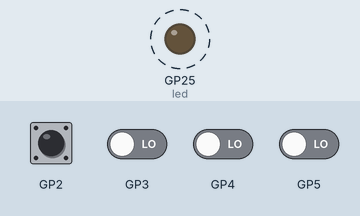
Bench run of a program on a simulated Raspberry Pi Pico running MicroPython. Parts: output pins drawn as LEDs (lit = HIGH). Dashed ring = blinking. Inputs (shaded band) come from the test bench; at power-on: GP2–5 LOW. What the program prints to the serial console is not drawn.

Above: at 1.2 s.
1.3 s: GP2 pulsed HIGH 2 times (0.12 s each, 0.3 s apart)
4.3 s: GP2 driven HIGH
7.3 s: GP3 driven HIGH
10.3 s: GP3 driven LOW
13.3 s: GP2 driven LOW
Timing chart, 0 to 17.3 s (numbered marks = the images above; inputs shaded):
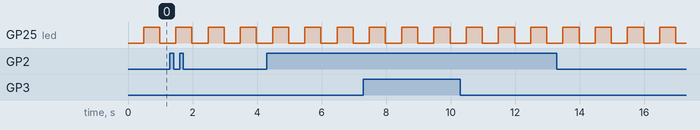

The program:

main.py
```python
"""Firmware Pico — comptage des 4 capteurs d'odométrie, trames vers le Pi.

Cible : Raspberry Pi Pico sous **MicroPython**, à déposer comme `main.py` avec
`odom_protocol.py` à côté (voir README.md).

⚠️ RÈGLE NON NÉGOCIABLE (étude §6) : **le Pico ne commande RIEN.** Il lit, il
compte, il rapporte. Il n'est pas sur le chemin de commande des roues. Si ce
lien meurt, on perd l'odométrie — donc la navigation autonome s'arrête — mais
AUCUN rempart de sécurité ne tombe : le deadman 400 ms de `wheels_node` reste
intact. Une panne d'odométrie ne peut produire qu'un arrêt, jamais un
emballement. Rien dans ce fichier ne doit jamais piloter une sortie.

Architecture, et pourquoi le PIO :
    Chaque roue a sa propre machine à états PIO qui SURVEILLE ses 2 broches et
    pousse le nouvel état de 2 bits dans sa FIFO à chaque changement. Le CPU
    vide les FIFO et décode (`odom_protocol.QuadratureDecoder`).

    L'intérêt n'est pas la vitesse — à 1 m/s chaque capteur ne sort que ~13
    impulsions/s, un facteur mille sous ce qu'un RP2040 encaisse. L'intérêt est
    l'ÉLASTICITÉ : la FIFO absorbe les pauses du ramasse-miettes MicroPython et
    tout retard de la boucle principale. Aucun front ne peut être manqué parce
    que le CPU regardait ailleurs — c'est précisément le défaut qui a fait
    écarter un comptage en Python sur le Pi 4.

    Et le `push()` est BLOQUANT : FIFO pleine, la machine à états attend au
    lieu de jeter l'événement. On peut prendre du retard, jamais perdre un pas.
"""

import sys

from machine import Pin, WDT
from micropython import const
from utime import ticks_diff, ticks_ms, sleep_ms

import rp2

from odom_protocol import QuadratureDecoder, build_frame

# ---------------------------------------------------------------------------
#  Brochage — DÉFINITIF, identique au schéma KiCad (wheel-odometry) et à la
#  plaque à trous de l'étape 2. Le firmware validé à l'établi est ainsi
#  exactement celui qui tournera sur la carte gravée.
# ---------------------------------------------------------------------------

GP_GAUCHE_A = const(2)      # ODO_LA — roue gauche, capteur A
# ODO_LB = GP3, contigu : la machine à états lit 2 broches à partir de la base.
GP_DROITE_A = const(4)      # ODO_RA — roue droite, capteur A
# ODO_RB = GP5, contigu.

# ⚠️ GP25 = LED intégrée DU PICO. Sur une **RP2040-Zero** (envisagée le 30/08)
# il n'y a PAS de LED sur GP25 : la carte porte une WS2812 RGB sur GP16.
# Le piège est muet — `Pin(25, Pin.OUT)` ne lève aucune erreur, la broche existe
# sur la puce, elle ne va simplement nulle part : le témoin de vie meurt sans
# un seul message, et c'est le premier moyen de savoir si le firmware tourne
# sans brancher d'ordinateur. Si on passe à la Zero : NE PAS importer un pilote
# NeoPixel pour ça — la carte prévoit déjà une LED de diagnostic par canal
# (étude §8 étape 4), en ajouter une sur un GPIO libre garde ce fichier simple.
GP_LED = const(25)          # LED intégrée : témoin de vie (Pico uniquement)

# Sens de comptage. INCONNU tant que le protocole caméra n'a pas été fait :
# il dépend du câblage et du montage de chaque roue. On ne le devine pas, on
# le MESURE (roue en l'air, on pousse la roue vers l'avant à la main, le
# compteur doit monter). Tant que ce n'est pas fait, ces deux valeurs sont des
# hypothèses assumées, pas des vérités.
INVERSER_GAUCHE = False
INVERSER_DROITE = False

# La carte fournit un rappel de 10 kΩ vers le 3,3 V (étude §5) : c'est LUI qui
# fabrique le niveau haut, le capteur NPN ne sachant que tirer vers la masse.
# Mettre True UNIQUEMENT pour un essai d'établi sans la carte — le rappel
# interne (~50 kΩ) suffit à voir bouger un signal, pas à tenir un câble d'1 m
# le long d'un moteur à balais.
RAPPEL_INTERNE = False

PERIODE_TRAME_MS = const(20)        # 50 Hz, comme prévu à l'étude §6
PERIODE_STAT_MS = const(5000)       # bilan de santé, plus lent (diagnostic)
WDT_MS = const(4000)                # chien de garde : le Pico se relance seul
FREQ_PIO = const(500_000)           # 100 k échantillons/s après la boucle de 5
                                    # instructions — 4 décades au-dessus du
                                    # besoin, et ça filtre les glitches < 10 µs


# ---------------------------------------------------------------------------
#  La machine à états PIO : « pousse l'état quand il change »
# ---------------------------------------------------------------------------
#
# Cinq instructions, aucune arithmétique : c'est volontaire. Tout le décodage
# (donc tout ce qui peut être FAUX) vit dans odom_protocol.py, testé sur
# l'hôte. Le PIO ne fait que ce qu'on ne peut pas tester ailleurs : regarder
# des broches sans jamais cligner.
#
# fifo_join=JOIN_RX donne 8 mots de profondeur au lieu de 4. À ~13 événements
# par seconde et par roue pour une lecture toutes les 20 ms, c'est un matelas
# de plusieurs secondes.

@rp2.asm_pio(autopush=False, in_shiftdir=rp2.PIO.SHIFT_LEFT,
             fifo_join=rp2.PIO.JOIN_RX)
def surveiller_etat():
    # État de départ dans X, sans rien pousser : au démarrage il n'y a pas de
    # transition, donc pas de pas (le décodeur ignore de toute façon son
    # premier état — ceinture et bretelles).
    mov(isr, null)
    in_(pins, 2)
    mov(x, isr)

    wrap_target()
    mov(isr, null)
    in_(pins, 2)
    mov(y, isr)
    jmp(x_not_y, "change")
    jmp("boucle")
    label("change")
    push()                  # BLOQUANT : on attend plutôt que de jeter un pas
    mov(x, y)
    label("boucle")
    wrap()


def demarrer_machine(numero, broche_base):
    """Arme une machine à états sur 2 broches contiguës (A puis B)."""
    tirage = Pin.PULL_UP if RAPPEL_INTERNE else None
    for decalage in (0, 1):
        Pin(broche_base + decalage, Pin.IN, tirage)
    machine = rp2.StateMachine(
        numero, surveiller_etat,
        freq=FREQ_PIO,
        in_base=Pin(broche_base),
    )
    machine.active(1)
    return machine


def main():
    led = Pin(GP_LED, Pin.OUT)

    roues = (
        (demarrer_machine(0, GP_GAUCHE_A), QuadratureDecoder(INVERSER_GAUCHE)),
        (demarrer_machine(1, GP_DROITE_A), QuadratureDecoder(INVERSER_DROITE)),
    )
    gauche, droite = roues[0][1], roues[1][1]

    # Le chien de garde n'est armé qu'ICI, une fois les machines à états
    # lancées : s'il l'était avant et que l'initialisation échouait, le Pico
    # redémarrerait en boucle sans jamais laisser voir l'erreur.
    chien = WDT(timeout=WDT_MS)

    seq = 0
    prochaine_trame = ticks_ms()
    prochain_stat = ticks_ms() + PERIODE_STAT_MS

    while True:
        chien.feed()

        # 1. Vider les FIFO. À faire à CHAQUE tour, pas seulement à l'instant
        #    d'émettre : c'est ce qui garde le matelas disponible.
        for machine, decodeur in roues:
            while machine.rx_fifo():
                decodeur.update(machine.get())

        maintenant = ticks_ms()

        # 2. Émettre la trame à 50 Hz, cadence tenue par échéance absolue (et
        #    non par un sleep de 20 ms, qui dériverait du temps de la boucle).
        if ticks_diff(maintenant, prochaine_trame) >= 0:
            prochaine_trame += PERIODE_TRAME_MS
            seq += 1
            sys.stdout.write(build_frame(seq, gauche.ticks, droite.ticks))
            if seq % 25 == 0:
                led.toggle()        # ~1,2 Hz : « je tourne et j'émets »

        # 3. Bilan de santé, sur une ligne à part : le nœud ROS ignore les
        #    lignes qu'il ne connaît pas, donc le format ODO reste intact.
        #    `illegal` non nul = des fronts se perdent (entrefer trop grand,
        #    câble parasité, disque qui bat) : c'est le seul symptôme visible
        #    d'une odométrie qui commence à mentir. Il ne doit JAMAIS grimper.
        if ticks_diff(maintenant, prochain_stat) >= 0:
            prochain_stat += PERIODE_STAT_MS
            sys.stdout.write("STAT illegal_g=%d illegal_d=%d\n"
                             % (gauche.illegal, droite.illegal))

        sleep_ms(1)


main()
```

odom_protocol.py
```python
"""Logique PURE de l'odométrie : décodage quadrature + protocole de trame.

Ce module est le SEUL endroit où vit ce raisonnement, et il tourne à trois
endroits sans être recopié :

  1. sur le **Pico** (firmware `main.py`) — il produit les trames ;
  2. dans le **nœud ROS 2** côté Pi — il les relit ;
  3. dans les **tests unitaires** du dépôt (`robot/tests/unit/`) — sur l'hôte,
     sans Pico ni matériel.

C'est la règle du projet : la vérification exécute le même code que la prod.
Un décodeur de quadrature retesté « en gros » dans un test qui le réécrit ne
prouve rien — c'est exactement comme ça qu'on inverse un signe sans le voir.

⚠️ CONTRAINTE : ce fichier est copié tel quel sur le Pico, donc il doit rester
compatible **MicroPython** — pas d'annotations de type, pas de dataclasses, pas
de f-strings, aucun import de la bibliothèque standard CPython.
"""

# ---------------------------------------------------------------------------
#  Décodage de quadrature ×4
# ---------------------------------------------------------------------------
#
# L'état des deux capteurs d'une roue est un mot de 2 bits : (B << 1) | A.
# En tournant, il parcourt un code de Gray — un SEUL bit change à la fois :
#
#       00 → 01 → 11 → 10 → 00 →  (un sens)
#       00 → 10 → 11 → 01 → 00 →  (l'autre)
#
# D'où le décodage : on indexe par (état_précédent << 2) | état_courant, et la
# table donne le pas. Les 4 index où les DEUX bits changent d'un coup sont
# IMPOSSIBLES physiquement — sauf si on a raté un front. On ne les compte pas
# comme 0 en silence : on les compte à part (`illegal`), parce qu'ils sont le
# symptôme observable d'une odométrie en train de mentir.
#
# ⚠️ Le SIGNE n'est pas une vérité absolue : il dépend du câblage (quel capteur
# est A) et du sens de montage de la roue. Il se fixe par `invert`, et se
# détermine au protocole caméra — jamais depuis un fauteuil.
#
# ⚠️ À NOTER, et c'est rassurant : les PC817 inversent la logique (« métal
# détecté = niveau BAS », étude §5). Inverser les DEUX voies transforme la
# séquence 00→01→11→10 en 11→10→00→01 — le même cycle, décalé. Le SENS est
# donc inchangé par l'inversion des optocoupleurs. Il n'y a rien à corriger.

QUAD_DELTA = (
    #  vers 00  01  10  11        depuis
    0, +1, -1, 0,              # 00
    -1, 0, 0, +1,              # 01
    +1, 0, 0, -1,              # 10
    0, -1, +1, 0,              # 11
)

# Les 4 transitions où les deux bits basculent ensemble : un front a été perdu.
QUAD_ILLEGAL = (
    False, False, False, True,
    False, False, True, False,
    False, True, False, False,
    True, False, False, False,
)


class QuadratureDecoder(object):
    """Accumule les pas d'UNE roue à partir des états successifs (0..3).

    Ne connaît ni le temps, ni le matériel : on lui pousse des états, il compte.
    C'est ce qui le rend testable sans Pico.
    """

    def __init__(self, invert=False):
        self.ticks = 0          # compteur cumulé, signé
        self.illegal = 0        # transitions impossibles vues (santé du lien)
        self._state = None      # None = on n'a pas encore d'état de référence
        self._sign = -1 if invert else 1

    def update(self, state):
        """Intègre un nouvel état de 2 bits. Renvoie le pas appliqué (-1/0/+1).

        Le tout PREMIER état ne produit aucun pas : sans état précédent, il n'y
        a pas de transition, donc pas de déplacement. Compter 1 ici ajouterait
        un tick fantôme à chaque démarrage.
        """
        state &= 0x03
        if self._state is None:
            self._state = state
            return 0
        index = (self._state << 2) | state
        self._state = state
        if QUAD_ILLEGAL[index]:
            self.illegal += 1
            return 0
        step = QUAD_DELTA[index] * self._sign
        self.ticks = wrap_ticks(self.ticks + step)
        return step


# ---------------------------------------------------------------------------
#  Protocole de trame (étude §6)
# ---------------------------------------------------------------------------
#
#     ODO <seq> <ticks_gauche> <ticks_droite> <crc>\n
#
# - `seq` : compteur 16 bits qui boucle. Ce n'est PAS décoratif — c'est lui
#   qui permet au Pi de voir qu'une trame a été perdue ou que le lien est mort.
# - `ticks` : compteurs CUMULÉS et signés (pas des deltas). Choix délibéré :
#   une trame perdue ne perd alors aucune distance, la suivante rattrape tout
#   d'elle-même. Avec des deltas, chaque trame perdue serait un morceau de
#   trajet effacé pour toujours — silencieusement.
# - `crc` : CRC-8 sur le texte qui précède, en deux chiffres hexadécimaux.
#
# La trame est du TEXTE, débogable à la main par un simple `cat` sur le port.

TICKS_MODULO = 0x100000000       # les compteurs bouclent sur 32 bits signés
TICKS_SIGNE = 0x80000000
SEQ_MODULO = 0x10000             # seq boucle sur 16 bits


def wrap_ticks(value):
    """Ramène un compteur dans l'intervalle 32 bits SIGNÉ.

    Le Pico compterait en entiers illimités (Python), mais le nœud ROS doit
    savoir gérer le bouclage : autant boucler dès la source, pour que le cas
    soit exercé en permanence plutôt que découvert au bout de trois mois.
    """
    value &= (TICKS_MODULO - 1)
    if value >= TICKS_SIGNE:
        value -= TICKS_MODULO
    return value


def delta_ticks(precedent, courant):
    """Écart entre deux compteurs cumulés, bouclage 32 bits compris.

    C'est LA fonction que le nœud ROS doit utiliser — jamais `courant -
    precedent`, qui produirait un saut de 4 milliards de ticks au bouclage,
    donc un téléport dans la carte de nav2.
    """
    return wrap_ticks(courant - precedent)


def crc8(texte):
    """CRC-8 (polynôme 0x07, init 0x00) sur l'ASCII de `texte`.

    Volontairement écrit en clair plutôt qu'en table : il tourne 50 fois par
    seconde sur des chaînes de ~30 octets, le coût est nul, et une table de
    256 valeurs recopiée à la main est une source d'erreur muette.
    """
    reste = 0
    for caractere in texte:
        reste ^= ord(caractere) & 0xFF
        for _ in range(8):
            if reste & 0x80:
                reste = ((reste << 1) ^ 0x07) & 0xFF
            else:
                reste = (reste << 1) & 0xFF
    return reste


def build_frame(seq, ticks_gauche, ticks_droite):
    """Fabrique une trame ODO complète, retour à la ligne compris."""
    charge = "ODO %d %d %d" % (
        seq % SEQ_MODULO,
        wrap_ticks(ticks_gauche),
        wrap_ticks(ticks_droite),
    )
    return "%s %02X\n" % (charge, crc8(charge))


def parse_frame(ligne):
    """Relit une trame. Renvoie (seq, gauche, droite), ou None si invalide.

    TOUT ce qui n'est pas une trame ODO parfaitement formée et au bon CRC
    renvoie None — jamais une valeur approchée. Le principe est celui du
    décodage StringTime du reste du projet : une charge utile invalide est un
    REFUS loggué, pas une perte silencieuse. Une trame à moitié lue, en
    odométrie, c'est un robot qui croit avoir avancé.
    """
    if not ligne:
        return None
    ligne = ligne.strip()
    if not ligne.startswith("ODO "):
        return None
    morceaux = ligne.split(" ")
    if len(morceaux) != 5:
        return None
    try:
        seq = int(morceaux[1])
        gauche = int(morceaux[2])
        droite = int(morceaux[3])
        crc_lu = int(morceaux[4], 16)
    except ValueError:
        return None
    if crc_lu != crc8(" ".join(morceaux[:4])):
        return None
    return (seq, gauche, droite)


def seq_perdues(seq_precedent, seq_courant):
    """Nombre de trames manquantes entre deux `seq` consécutifs (0 si aucune).

    Bouclage 16 bits compris. Sert au nœud ROS à publier un diagnostic honnête
    plutôt qu'à faire semblant que le lien est parfait.
    """
    return (seq_courant - seq_precedent - 1) % SEQ_MODULO
```

Measured:
- by itself, GP25 (led): alternates HIGH for 0.50 s and LOW for 0.50 s
